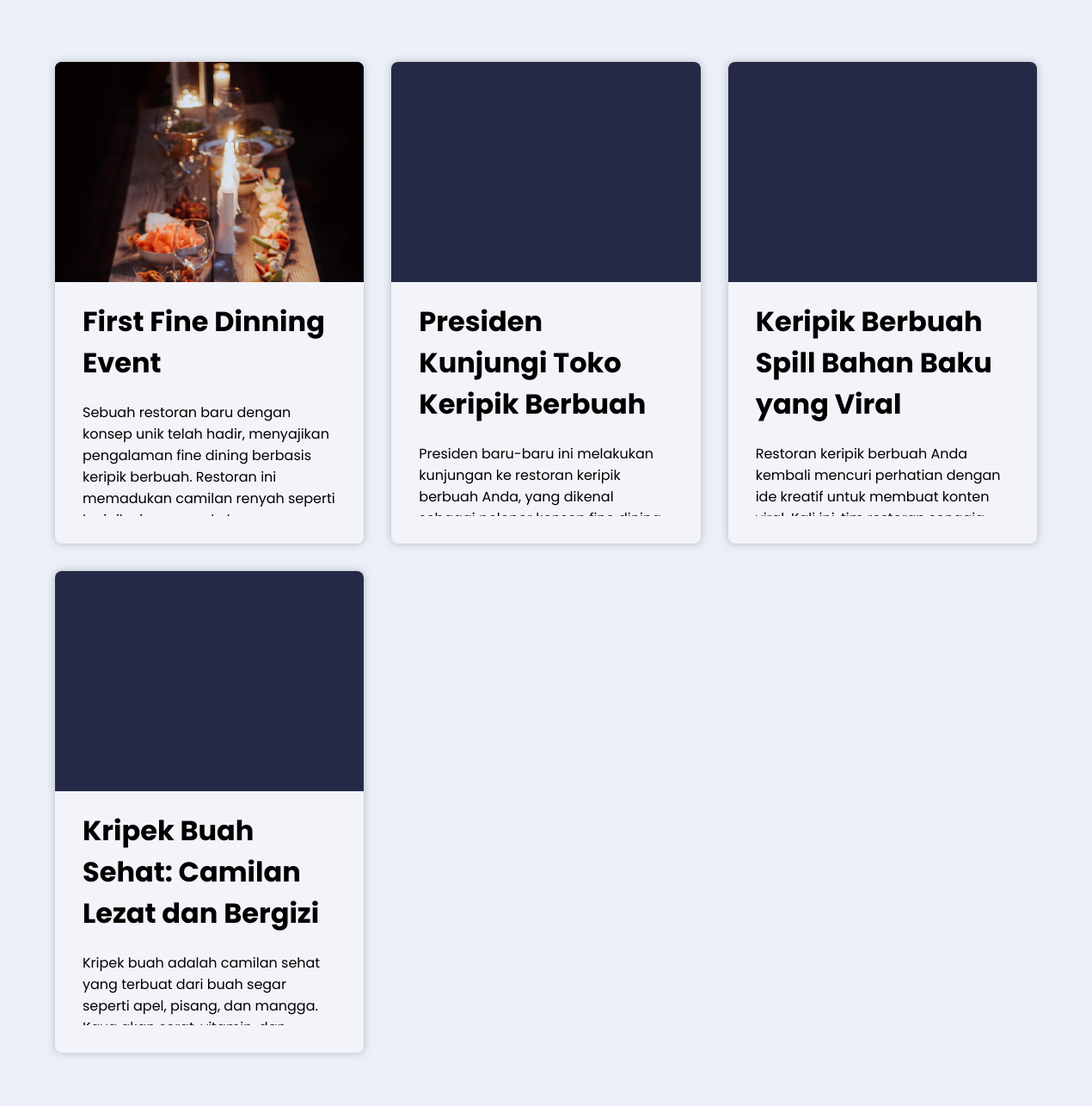
/Gallery/gallery.php (middle part), run on an earlier commit of the app's database.
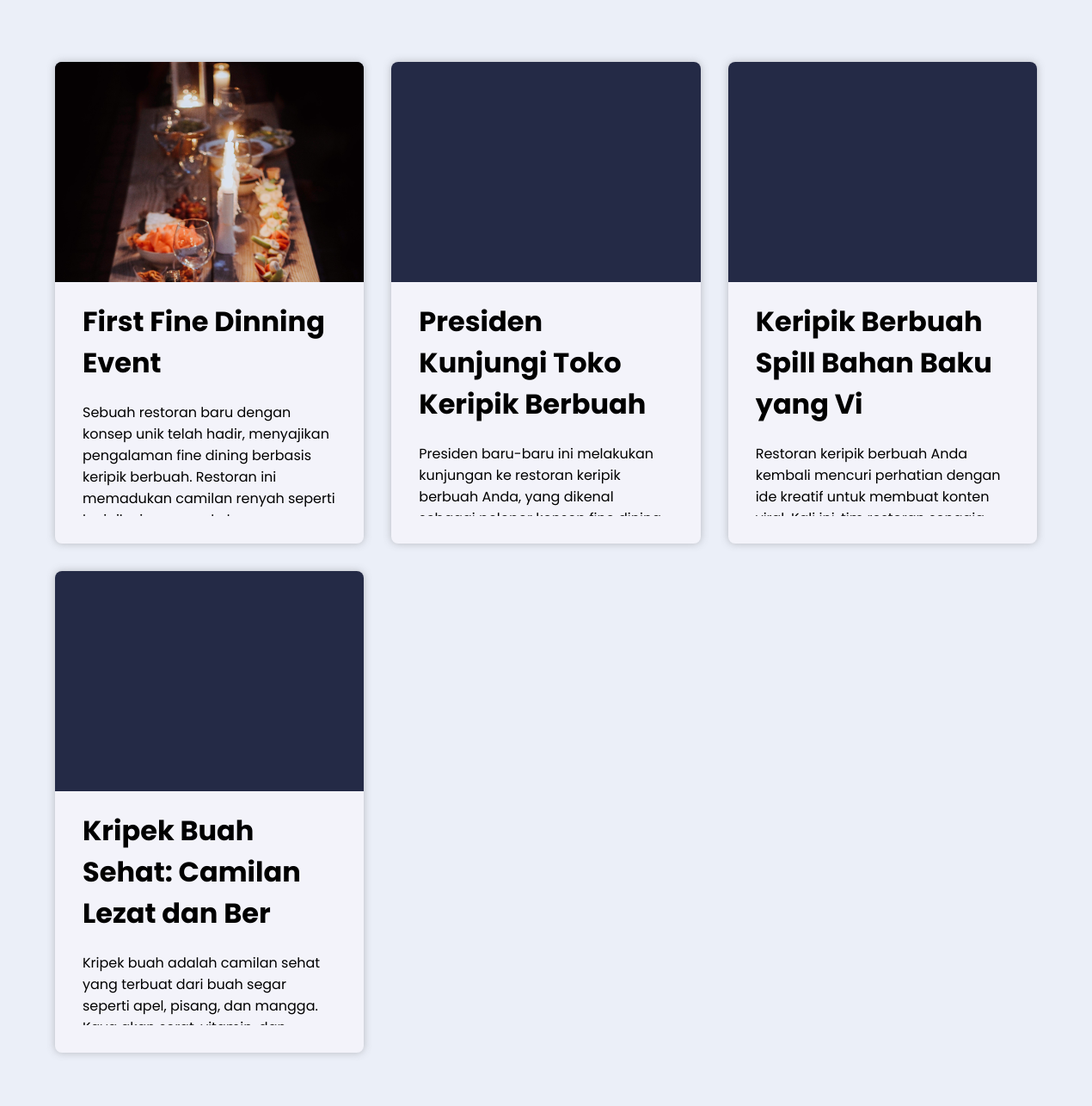
And on a later commit of the database.
### tables this page shows
CREATE TABLE `gallery` (
  `id` int(60) NOT NULL,
  `title` varchar(40) NOT NULL,
  `article` longtext NOT NULL,
  `image` varchar(250) NOT NULL,
  `trending` tinyint(1) NOT NULL
);

### Gallery/gallery.php (the view, shortened to what this page needs)
<!doctype html>
<html lang="en">
<head>
    <link rel="stylesheet" href="galleryStyle.css">
    <link rel="stylesheet" href="../HeaderPackage/headerStyle.css">
    <link rel="stylesheet" href="../Footer/footerPageStyle.css">
</head>
<body>
    <?php
    include_once '../HeaderPackage/headerPage.php';
    include_once '../HeaderPackage/navigationPage.php';
    ?>
    <div id="wrapper">
        <div id="galleryContainer">
            <div id="galleryContentTitle">
            </div>
            <div id="galleryContent">
                <?php
                $connection = getConnection();
                $sql = "SELECT * FROM gallery;";
                $statement = $connection->prepare($sql);
                $statement->execute();
                while ($row = $statement->fetch(PDO::FETCH_ASSOC)) {
                ?>
                    <div class="contentContainer">
                        <div class="contentImage">
                            <img src="<?php echo $row["image"] ?>" alt="">
                        </div>
                        <div class="mainContent">
                            <div class="contentTitle">
                                <h1> <?php echo $row["title"] ?> </h1>
                            </div>
                            <div class="contentParagraph">
                                <p> <?php echo $row["article"] ?> </p>
                            </div>
                        </div>
                    </div>
                <?php
                }
                ?>
            </div>
        </div>
    </div>
    <?php
    include_once '../Footer/footerPage.php';
    ?>
</body>
</html>

What changed in the data, as far as the page shows it:
changed gallery: title "Keripik Berbuah Spill Bahan Baku yang Viral" → "Keripik Berbuah Spill Bahan Baku yang Vi"
changed gallery: title "Kripek Buah Sehat: Camilan Lezat dan Bergizi" → "Kripek Buah Sehat: Camilan Lezat dan Ber"
